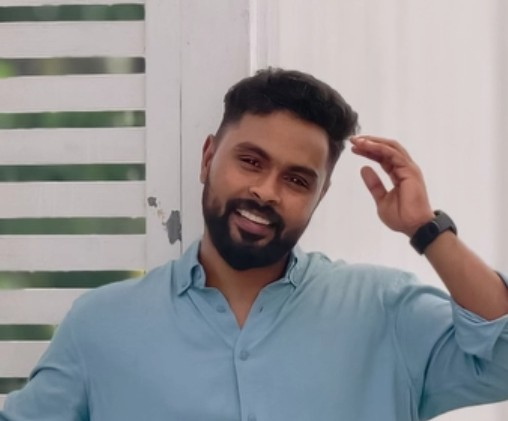
#> input picture pic1.jpg, 508 x 421 px, found by its file name
$ python -i about.py   (imports and definitions only)
#> lines starting #> are read from the running program, lines starting #| are printed output that depends on the picture
import streamlit as st
from PIL import Image
import os
import base64
from pages.ui_utils import hide_streamlit
# ================= PAGE CONFIG ================= #
# [2 lines not run here, left out]

# ================= BASE DIRECTORY ================= #
BASE_DIR = os.path.abspath(os.path.join(os.path.dirname(__file__), ".."))

def img_path(file):
    return os.path.join(BASE_DIR, file)

# ================= SAFE IMAGE FUNCTIONS ================= #
def safe_show_image(file, width=None):
    path = img_path(file)
    if os.path.exists(path):
        st.image(path, width=width)
    else:
        st.warning(f"Missing file: {file}")

def load_square_image(file):
#> called with file = '../pic1.jpg'
    path = img_path(file)

    if not os.path.exists(path):
        st.warning(f"Missing file: {file}")
        return None

    img = Image.open(path).convert("RGB")
#> img is the input picture: PIL image 508x421 RGB; mean R, G, B 148.9, 148.3, 151.2

    # center crop
    w, h = img.size
#> w = 508; h = 421
    min_dim = min(w, h)
#> min_dim = 421

    left = (w - min_dim) // 2
#> left = 43
    top = (h - min_dim) // 2
#> top = 0
    right = (w + min_dim) // 2
#> right = 464
    bottom = (h + min_dim) // 2
#> bottom = 421

    img = img.crop((left, top, right, bottom))
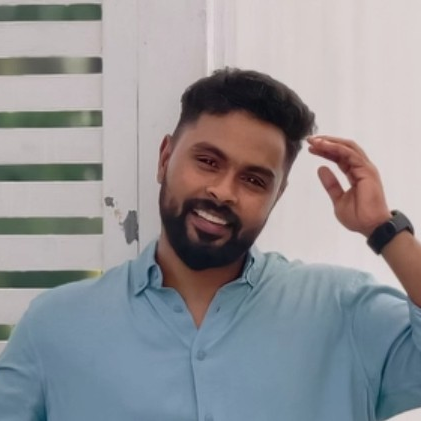
#> img: PIL image 421x421 RGB; mean R, G, B 145.7, 145.5, 149.4

    # FORCE UNIFORM SIZE
    img = img.resize((300, 300))
#> img: PIL image 300x300 RGB

    return img

# ================= CUSTOM CSS ================= #
# [46 lines not run here, left out]

# ================= PROFILE ================= #
# [1 line that did not run here, left out]

# [52 lines not run here, left out]

# [1 line that did not run here, left out]

# [23 lines not run here, left out]

# ================= RESEARCH GROUP ================= #
def get_base64(path):
    full_path = img_path(path)
    if os.path.exists(full_path):
        with open(full_path, "rb") as f:
            return base64.b64encode(f.read()).decode()
    return ""

img1 = get_base64("team1.jpg")
img2 = get_base64("team2.jpg")

# [50 lines not run here, left out]

>>> result = load_square_image('../pic1.jpg')

$ run again, on pic3.jpg
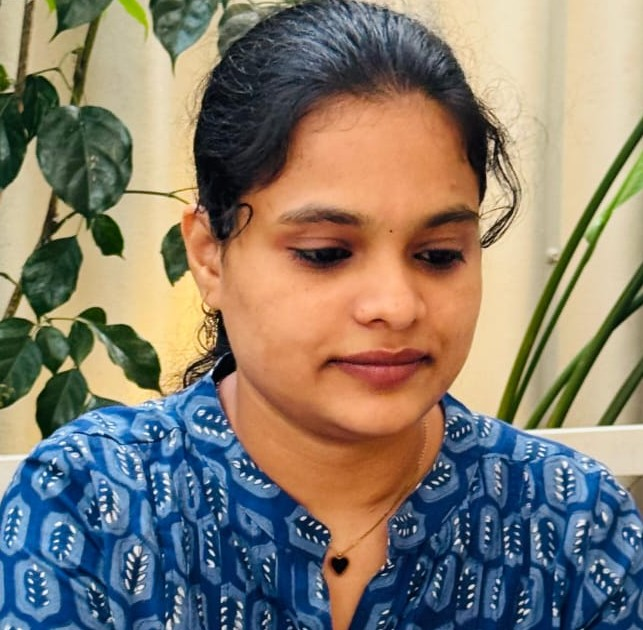
#> input picture pic3.jpg, 643 x 630 px, found by its file name
#> in load_square_image, img is the input picture: PIL image 643x630 RGB; mean R, G, B 133.5, 124.9, 111.6
#> in load_square_image, `img = img.crop((left, top, right, bottom))`:
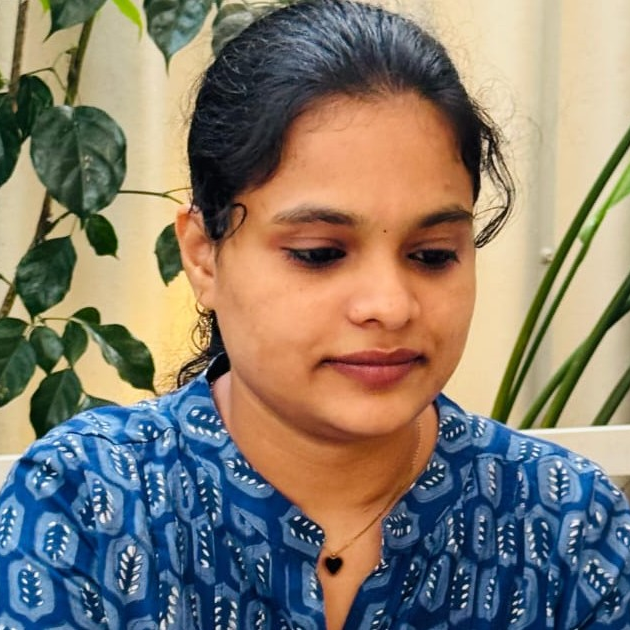
#> img: PIL image 630x630 RGB; mean R, G, B 133.6, 124.5, 111.4
#> in load_square_image, `img = img.resize((300, 300))`:
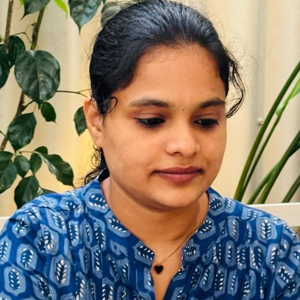
#> img: PIL image 300x300 RGB; mean R, G, B 133.6, 124.5, 111.4

$ run again, on pic4.jpg
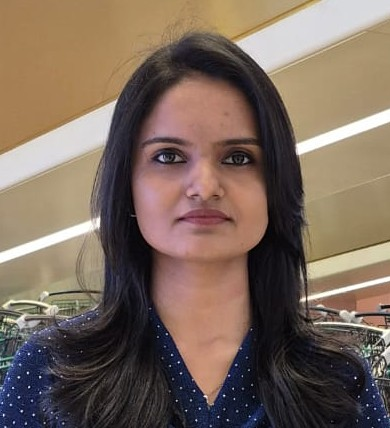
#> input picture pic4.jpg, 390 x 428 px, found by its file name
#> in load_square_image, img is the input picture: PIL image 390x428 RGB; mean R, G, B 122.3, 104.4, 92
#> in load_square_image, `img = img.crop((left, top, right, bottom))`:
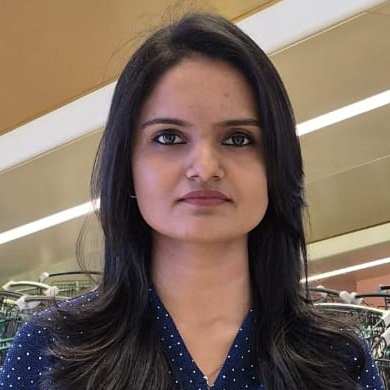
#> img: PIL image 390x390 RGB; mean R, G, B 123.8, 105.2, 92.6

$ run again, on team1.jpg
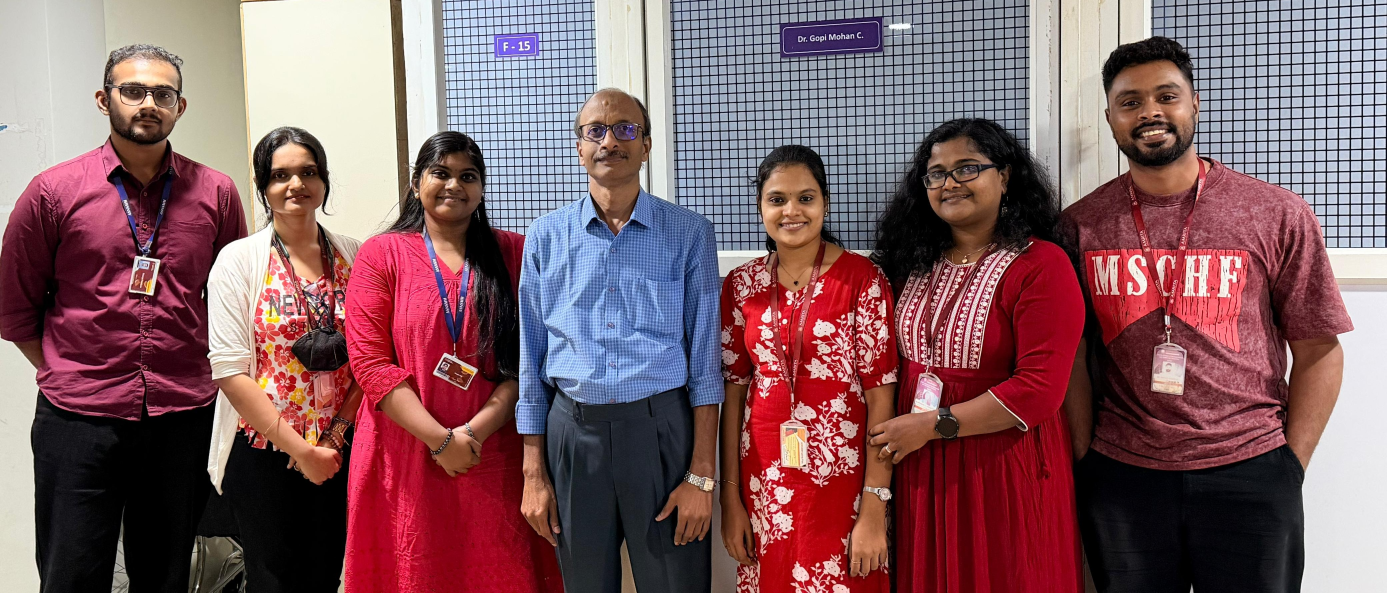
#> input picture team1.jpg, 4160 x 1779 px, found by its file name (shown at 1/3 size)
#> in load_square_image, img is the input picture: PIL image 4160x1779 RGB; mean R, G, B 129.4, 94.2, 99.9
#> in load_square_image, `img = img.crop((left, top, right, bottom))`:
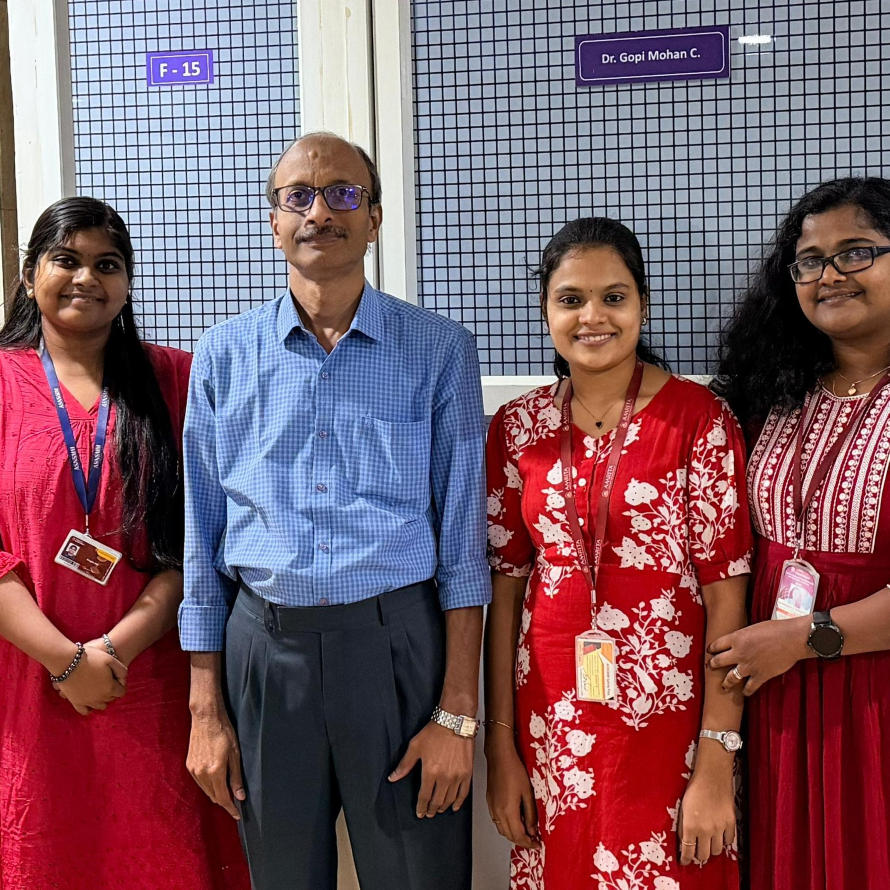
#> img: PIL image 1779x1779 RGB (shown at 1/2 size); mean R, G, B 124, 89.5, 100.6
#> in load_square_image, `img = img.resize((300, 300))`:
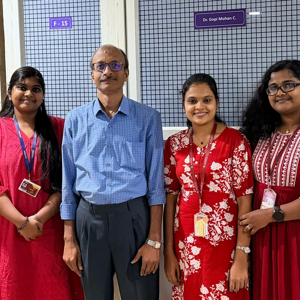
#> img: PIL image 300x300 RGB; mean R, G, B 124, 89.5, 100.6
